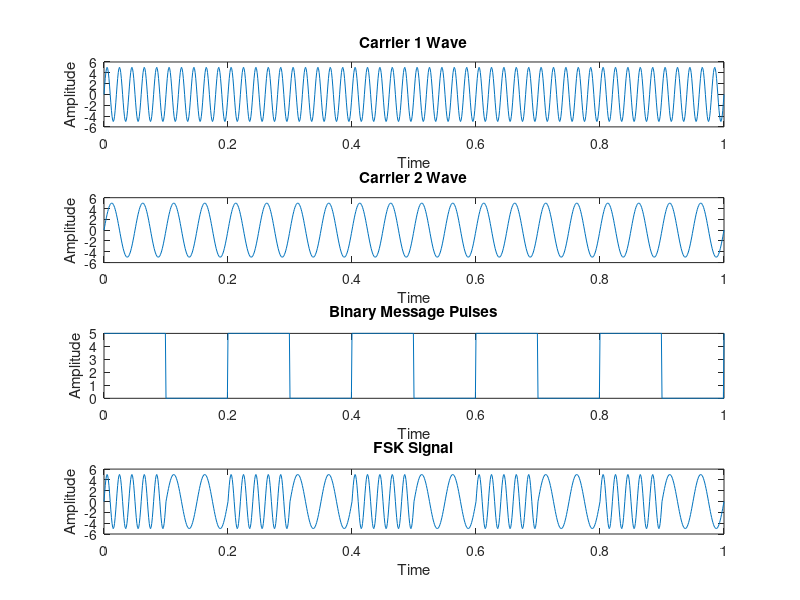

Write the MATLAB code that produced this figure.
%Frequency Shift Keying...
clc;
close all;
clear all;
fc1 = 50; % freq of 1st Sine Wave carrier
fc2 = 20; % freq of 2nd Sine Wave carrier
fp = 5; % freq of Periodic Binary pulse (Message)
amp = 5; %amplitude (For Both Carrier & Binary Pulse Message
t = 0:0.001:1; % For setting the sampling interval

% For Generating 1st Carrier Sine wave
c1 = amp .* sin(2 * pi * fc1 * t);

% For Generating 2nd Carrier Sine wave
c2 = amp .* sin(2 * pi * fc2 * t);

subplot(4, 1, 1); %For Plotting The Carrier wave
plot(t, c1);
xlabel('Time');
ylabel('Amplitude');
title('Carrier 1 Wave');

subplot(4, 1, 2) %For Plotting The Carrier wave
plot(t, c2);
xlabel('Time');
ylabel('Amplitude');
title('Carrier 2 Wave');

%For Generating Square wave message
m = amp / 2 * square(2 * pi * fp * t) + amp / 2;
subplot(4, 1, 3); %For Plotting The Square Binary Pulse (Message)
plot(t, m);
ylim([0, amp]);
xlabel('Time');
ylabel('Amplitude');
title('Binary Message Pulses');

for i = 1:length(t) %here we are generating the modulated wave

    if m(i) == 0
        fsk_signal(i) = c2(i);
    else
        fsk_signal(i) = c1(i);
    end

end

subplot(4, 1, 4); %For Plotting The Modulated wave
plot(t, fsk_signal);
xlabel('Time');
ylabel('Amplitude');
title('FSK Signal');
